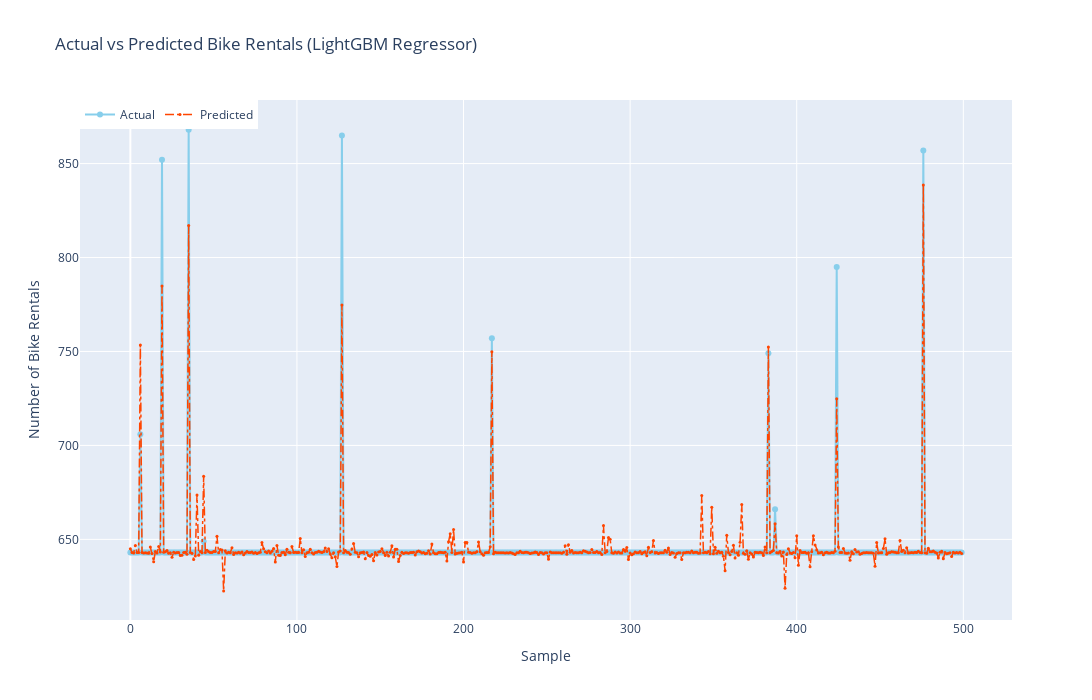

Write notebook code for a chart like this one.
### Markdown cell above
### ATTEMPT 1:

```
params_grid = {
    'learning_rate': [0.05, 0.08],
    'colsample_bytree': [0.5, 0.6],
    'subsample': [0.7, 0.8],
    'n_estimators': [2000, 3000],
    'early_stopping_rounds': [100]
}
```

| Metric | Train   | Validation | Test    |
|--------|---------|------------|---------|
| MAE    | 1.7593  | 2.9279     | 2.6691  |
| MSE    | 32.4495 | 121.4059   | 113.9436|
| R2     | 0.9373  | 0.7573     | 0.7662  |


* The results are slightly better than XGboost and RandomForest.
* Lightgbm is evidently faster than the other models. It takes a few seconds comparing with XGBoost.

### ATTEMPT 2:

```
params_grid = {
    'learning_rate': [0.05, 0.08],
    'colsample_bytree': [0.5, 0.6],
    'subsample': [0.7, 0.8],
    'n_estimators': [1000],
    'early_stopping_rounds': [50],
    'lambda_l1': [0.1, 1, 10],
    'lambda_l2': [0.1,1, 10]
}
```

| Metric | Train   | Validation | Test    |
|--------|---------|------------|---------|
| MAE    | 1.8961  | 2.8865     | 2.5909  |
| MSE    | 42.7763 | 122.7128   | 114.6251|
| R2     | 0.9174  | 0.7547     | 0.7648  |



* The results have not improved with regularization


### ATTEMPT 3:

```
params_grid = {
    'learning_rate': [0.02],
    'colsample_bytree': [0.4, 0.5],
    'subsample': [0.8],
    'n_estimators': [300],
    'early_stopping_rounds': [30, 50],
    'lambda_l1': [1, 5],
    'lambda_l2': [1, 5],
    'max_depth': [6, 8],
    'min_child_samples': [20, 30],
    'feature_fraction': [0.6, 0.7],
    'bagging_fraction': [0.7, 0.8],
    'bagging_freq': [5, 7],
    'num_leaves': [30, 40]
}
```

| Metric | Train   | Validation | Test    |
|--------|---------|------------|---------|
| MAE    | 2.3217  | 2.8384     | 2.5656  |
| MSE    | 86.1163 | 134.1792   | 127.3785|
| R2     | 0.8337  | 0.7318     | 0.7386  |


* In this attempt we have included several parameters to try to avoid overfitting. However, we could not improve our model

### Code cell
plot_predictions(500, 'LightGBM Regressor', pred_test_lbm)

### Figure 1 — Plotly figure (JSON) as saved in the notebook; plotly's stock layout.template omitted (floating-point values rounded to 4 significant figures; data arrays with more than 128 entries replaced by an {"elided": "..."} marker saying what was removed)
{"data": [{"line": {"color": "skyblue"}, "marker": {"size": 6}, "mode": "lines+markers", "name": "Actual", "type": "scatter", "x": {"elided": "500 int values"}, "y": {"elided": "500 int values"}}, {"line": {"color": "orangered", "dash": "dashdot", "width": 1.5}, "marker": {"size": 3}, "mode": "lines+markers", "name": "Predicted", "type": "scatter", "x": {"elided": "500 int values"}, "y": {"elided": "500 float values"}}], "layout": {"height": 700, "legend": {"orientation": "h", "traceorder": "normal", "x": 0, "y": 1}, "showlegend": true, "title": {"text": "Actual vs Predicted Bike Rentals (LightGBM Regressor)"}, "width": 1200, "xaxis": {"title": {"text": "Sample"}}, "yaxis": {"title": {"text": "Number of Bike Rentals"}}}}
